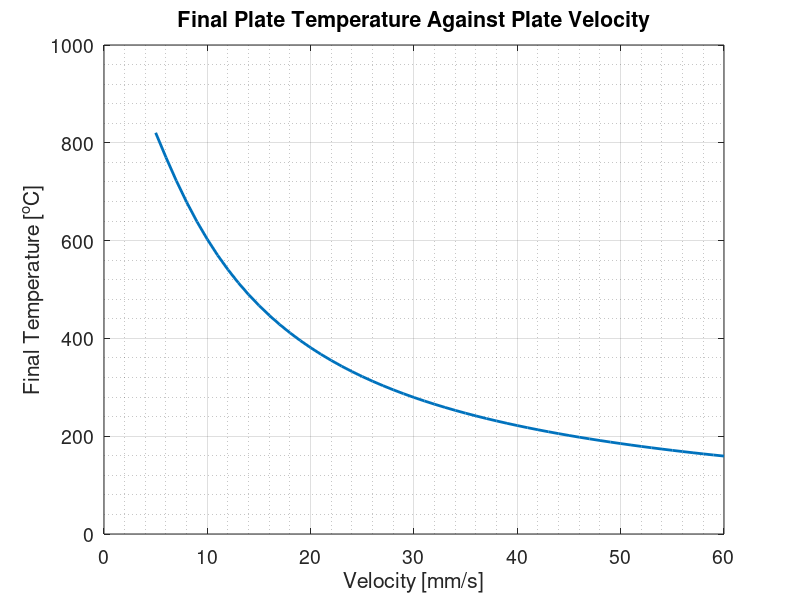

Source code (MATLAB):
%%%%%%%%%%%%%%%%%%%%%%%%%%
%  ASEN 3113 - 18.19
%  Author: Caleb Bristol
%  Date: 4 April, 2022
%
%%%%%%%%%%%%%%%%%%%%%%%%%%

clc
clear
close all;

%% Given
L = 0.02; %[m]
k = 21; %[W/mK]
rho = 8000; %[kg/m^3]
c_p = 570; %[J/kgK]
T_i = 18; %[deg C]
T_a = 950; %[deg C]
h = 150; %[W/m^2K]
d = 3; %[m]
v = 0.005:0.001:0.06; %[m/s]

%% Solve

    %% Verify Lumped Analysis
    L_c = L/2;
    
    Bi = h*L_c/k;
    
    fprintf('Biot Number: \n')
    disp(Bi)
    
    %% Run Simulation
    b = h/(rho*c_p*L_c);
    t_ = d./v;
    
    T = @(t) T_a + (T_i-T_a).*exp(-(b*t));
    
    T_ = T(t_);
    
    %% Plotting 
    figure()
    plot(v.*1000,T_,'LineWidth',2); hold on
    xlabel('Velocity [mm/s]')
    ylabel('Final Temperature [^oC]')
    title('Final Plate Temperature Against Plate Velocity')
    set(gca,'Fontsize',14)
    grid on; grid minor;
    hold off